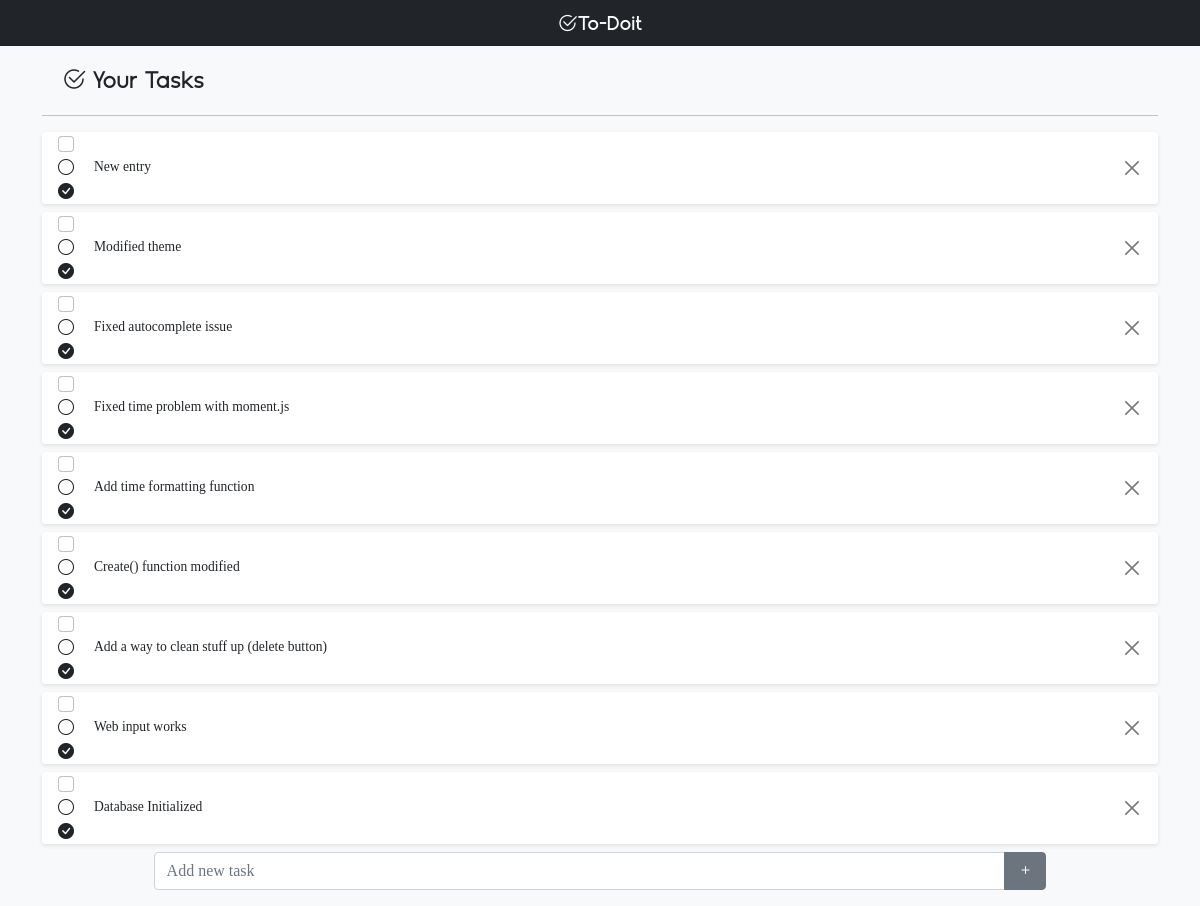
Before: / with the older database file.
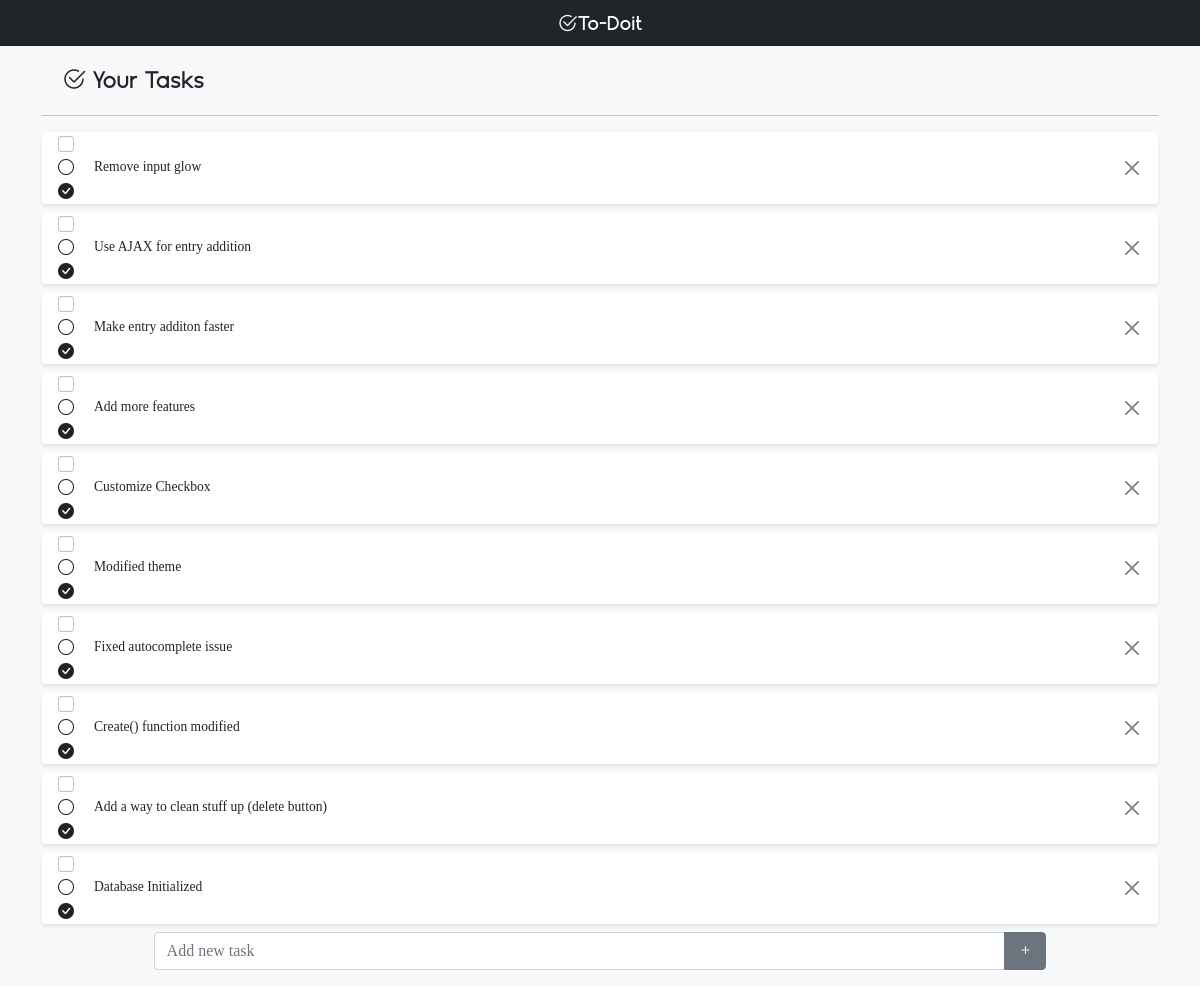
After: the same page with the newer database file.
### tables this page shows
CREATE TABLE todos (
    id INTEGER PRIMARY KEY AUTOINCREMENT,
    time TIMESTAMP NOT NULL DEFAULT CURRENT_TIMESTAMP,
    content TEXT NOT NULL
);

### app.py (the view)
@app.route('/', methods =["GET", "POST"])
def index():
    conn = get_db_connection()
    todos = conn.execute('SELECT * FROM todos').fetchall()
    todos = reversed(todos)
    conn.close()
    return render_template('index.html',todos=todos, datetime=datetime)

### app.py (called while the page is built)
def get_db_connection():
    conn = sqlite3.connect('database.db')
    conn.row_factory = sqlite3.Row
    return conn

### templates/index.html
{% extends 'base.html' %}
{% block content %}
    {% for entry in todos %}
        <div id="{{ entry['id'] }}" class="card mb-2 border-0">
            <li class="list-group-item py-0 border-0 d-flex justify-content-between align-items-center">
    	    	<div class="pretty p-icon p-toggle p-plain">
                    <input class="form-check-input me-1" type="checkbox" value="" aria-label="...">
                    <div class="state p-off">
                        <i class="bi bi-circle"></i>
                    </div>
                    <div class="state p-on">
                        <i class="bi bi-check-circle-fill"></i>
                    </div>
                </div>
                <div class="card-body lh-sm">{{ entry['content'] }}</div>
                <button id="{{ entry['id'] }}" type="button" class="btn btn-sm btn-close" aria-label="Close"></button>
            </li>
        </div>
    {% endfor %}
{% endblock %}

### templates/base.html (shortened to what this page needs)
<!doctype html>
<html lang="en">
  <head>
    <link rel="stylesheet" href="https://cdn.jsdelivr.net/npm/bootstrap@5.0.2/dist/css/bootstrap.min.css">
    <link rel="stylesheet" href="https://cdn.jsdelivr.net/npm/pretty-checkbox@3.0/dist/pretty-checkbox.min.css">
    <link rel="stylesheet" href="https://cdn.jsdelivr.net/npm/bootstrap-icons@1.9.1/font/bootstrap-icons.css">
    <link rel="stylesheet" href="{{ url_for('static',filename='style.css') }}" type="text/css">
  </head>
  <body>
	<nav class="navbar sticky-top navbar-dark bg-dark">
    	<div class="container">
        <a class="navbar-brand logotype py-0 mx-auto" href="#">
            <i class="bi bi-check2-circle"></i>To-Doit
        </a>
  	  </div>
	</nav>
	<div class="content container">
    <h1 class="header text-left"><i class="bi bi-check2-circle"></i> Your Tasks</h1>
    <hr>
    <ul class="list-group">
        {% block content %} {% endblock %}
        <form action="{{ url_for('create') }}" method="post" class="fixed-bottom-group">
	        <div class="input-group mb-3">
		        <input type="text" name="new_entry" autocomplete="off" class="form-control" placeholder="Add new task" aria-label="Add task" aria-describedby="button-addon2">
		        <button id="add_task" class="btn btn-secondary" type="submit" id="button-addon2"><i class="bi bi-plus"></i></button>
	        </div>
	    </form>
	</ul>
	</div>
  </body>
</html>

### static/style.css (style rules this page uses)
body { background-color: #f8f9fa; font-size: 100%; }
.logotype { font-family: 'Geomatrix'; }
.header { font-family: 'Geomatrix'; font-size: 1.5em; margin: 20px; }
.content { font-family: 'Roundy'; margin: auto; }
.fixed-bottom-group { position:sticky; bottom:0; left:0; right:0; width:80%; margin:auto; }
.card { background-color: rgba(255,255,255,0.95); box-shadow: 0 2px 4px 0 rgba(0, 0, 0, 0.095); }
.list-group-item { background-color: rgba(0,0,0,0); }
.card-body { font-size: 0.85em; }

Changed rows visible on the page:
removed todos: content "New entry"
removed todos: content "Fixed time problem with moment.js"
removed todos: content "Add time formatting function"
removed todos: content "Web input works"
added todos: content "Remove input glow"
added todos: content "Use AJAX for entry addition"
added todos: content "Make entry additon faster"
added todos: content "Add more features"
added todos: content "Customize Checkbox"
